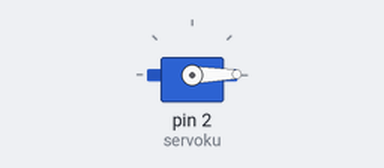
This sketch was run on a simulated Arduino Uno, built with avr-gcc and run on an emulated ATmega328P. On the bench: servo. At 0.0 s the program stops and its outputs stay as they are.

Above: at 0.1 s.
Timing chart, 0 to 1.5 s (numbered marks = the images above):
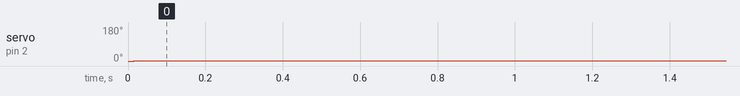

The sketch:

servo.ino
```cpp
#include <Servo.h>
Servo servoku;


void setup() {
  servoku.attach(2);

}

void loop() {
  int pos;
  for (pos = 0; pos <= 180; pos=+ 1) {
  servoku.write(pos);
  delay(15);
  }
  for (pos = 180; pos >= 0; pos -=1) {
  servoku.write(pos);
  delay(15);
  }

  }
```

Measured:
- by itself, servo on pin 2 (servoku): 0° → 1° at 0.02 s
